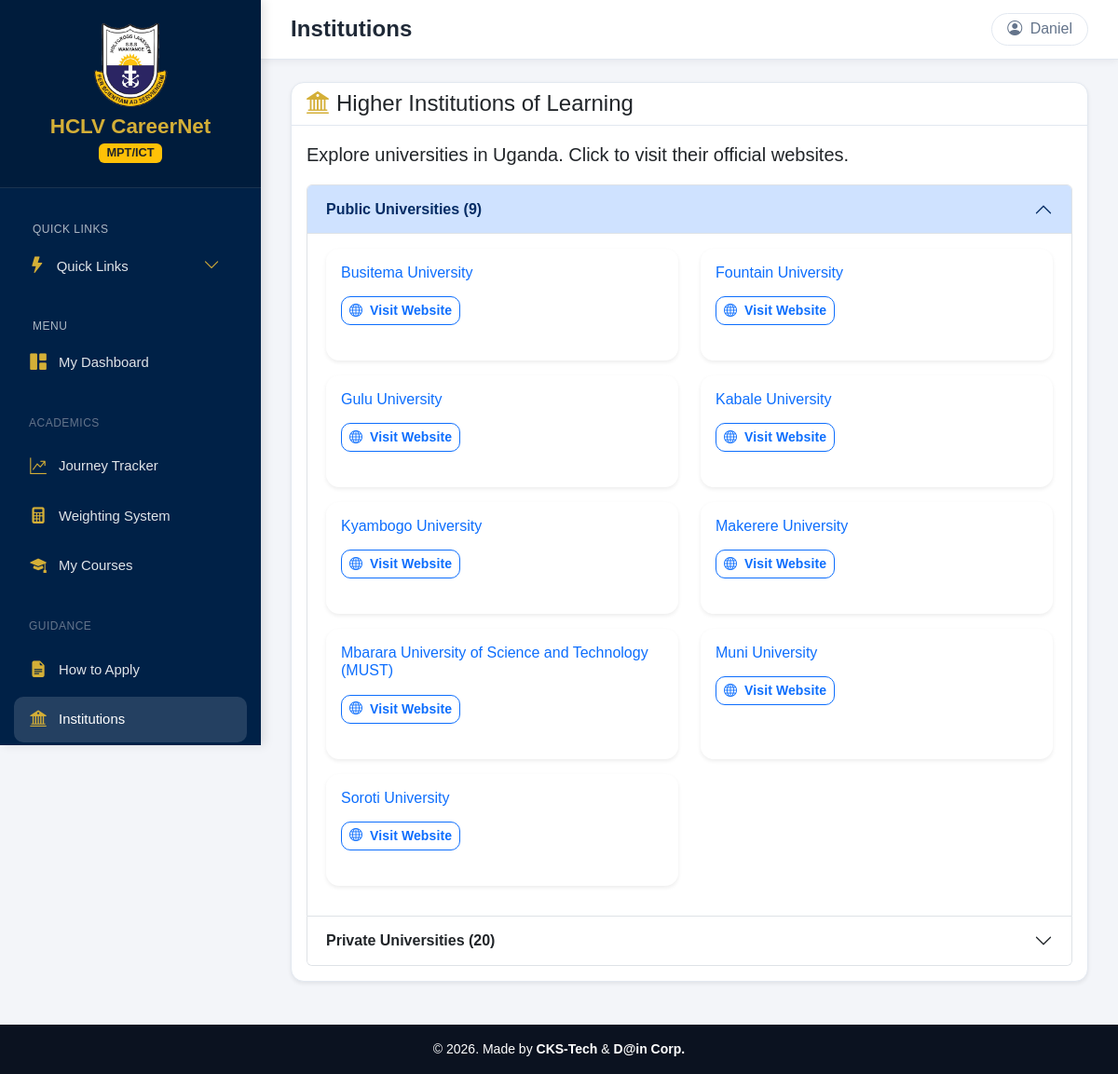
Screenshot of /student/about_institutions (signed in) with the database file from the repository.
### models.py (models this page shows)
class SiteContent(db.Model):
    id = db.Column(db.Integer, primary_key=True)
    key = db.Column(db.String(100), unique=True, nullable=False)
    value = db.Column(db.Text)

class Student(db.Model):
    id = db.Column(db.Integer, primary_key=True)
    name = db.Column(db.String(150))
    gender = db.Column(db.String(1))
    combination = db.Column(db.String(50), default='N/A')
    o_level_json = db.Column(db.Text, default='{}')
    a_level_json = db.Column(db.Text, default='{}')
    subsidiaries = db.Column(db.Integer, default=0)
    user_id = db.Column(db.Integer, db.ForeignKey('user.id'), nullable=True)
    class_level = db.Column(db.String(10))
    campus_choices = db.Column(db.Text, default='[]')
    course_wishes = db.Column(db.Text, default='[]')
    email = db.Column(db.String(100))
    phone = db.Column(db.String(20))
    theme_pref = db.Column(db.Text, default='{"type":"light"}')
    records = db.relationship('AcademicRecord', backref='student_profile', lazy=True, cascade="all, delete-orphan")

class User(UserMixin, db.Model):
    id = db.Column(db.Integer, primary_key=True)
    username = db.Column(db.String(100), unique=True, nullable=False)
    password = db.Column(db.String(150), nullable=False)
    role = db.Column(db.String(20), default='Student')
    theme_pref = db.Column(db.Text, default='{"type":"light"}')
    profile = db.relationship('Student', backref='user', uselist=False, cascade="all, delete-orphan")

class University(db.Model):
    id = db.Column(db.Integer, primary_key=True)
    name = db.Column(db.String(150), unique=True, nullable=False)
    website = db.Column(db.String(255))
    uni_type = db.Column(db.String(20))

### routes/student.py (the view)
@student_bp.route('/about_institutions')
@login_required
def about_institutions():
    universities = University.query.order_by(University.uni_type, University.name).all()
    return render_template('student/about_institutions.html', universities=universities)

### models.py (called while the page is built)
@login_manager.user_loader
def load_user(user_id):
    return db.session.get(User, int(user_id))

### utils.py (called while the page is built)
def calculate_combination_code(student):
    if not student.a_level_json: return "N/A"
    subjects = json.loads(student.a_level_json)
    principals = []
    subsidiary_code = ""
    subs_map = {"Subsidiary ICT": "ICT", "Subsidiary Mathematics": "SM"}
    for subj in subjects:
        if subj in subs_map: subsidiary_code = subs_map[subj]
        elif subj != "General Paper": principals.append(subj[0].upper())
    if not principals: return "N/A"
    principals.sort()
    code = "".join(principals)
    if subsidiary_code: code += f"/{subsidiary_code}"
    return code

### templates/student/about_institutions.html (shortened to what this page needs)
{% extends "base.html" %}
{% block page_title %}Institutions{% endblock %}
{% block app_content %}
<div class="card shadow-sm">
    <div class="card-header bg-transparent">
        <h4 class="mb-0"><i class="bi bi-bank2 me-2 text-gold"></i>Higher Institutions of Learning</h4>
    </div>
    <div class="card-body">
        <p class="lead">Explore universities in Uganda. Click to visit their official websites.</p>
        {% set groups = {'Public': [], 'Private': []} %}
        {% for uni in universities %}
            {% if uni.uni_type in groups %}
                {% set _ = groups[uni.uni_type].append(uni) %}
            {% endif %}
        {% endfor %}
        <div class="accordion" id="uniAccordion">
            <div class="accordion-item">
                <h2 class="accordion-header">
                    <button class="accordion-button" type="button" data-bs-toggle="collapse" data-bs-target="#publicUni">
                        <strong>Public Universities ({{ groups['Public']|length }})</strong>
                    </button>
                </h2>
                <div id="publicUni" class="accordion-collapse collapse show" data-bs-parent="#uniAccordion">
                    <div class="accordion-body">
                        <div class="row">
                            {% for uni in groups['Public'] %}
                            <div class="col-md-6 mb-3">
                                <div class="card h-100 border-0 shadow-sm">
                                    <div class="card-body">
                                        <h6 class="text-primary">{{ uni.name }}</h6>
                                        <p class="small text-muted mb-0">
                                            <a href="{{ uni.website }}" target="_blank" class="btn btn-sm btn-outline-primary mt-2">
                                                <i class="bi bi-globe me-1"></i> Visit Website
                                            </a>
                                        </p>
                                    </div>
                                </div>
                            </div>
                            {% else %}
                            <p class="text-muted">No public universities listed.</p>
                            {% endfor %}
                        </div>
                    </div>
                </div>
            </div>
            <div class="accordion-item">
                <h2 class="accordion-header">
                    <button class="accordion-button collapsed" type="button" data-bs-toggle="collapse" data-bs-target="#privateUni">
                        <strong>Private Universities ({{ groups['Private']|length }})</strong>
                    </button>
                </h2>
            </div>
        </div>
    </div>
</div>
{% endblock %}

### templates/base.html (shortened to what this page needs)
<!DOCTYPE html>
<html lang="en" class="scroll-smooth">
<head>
    <link href="https://cdn.jsdelivr.net/npm/bootstrap@5.3.0/dist/css/bootstrap.min.css" rel="stylesheet">
    <link rel="stylesheet" href="https://cdn.jsdelivr.net/npm/bootstrap-icons@1.10.0/font/bootstrap-icons.css">
</head>
<body>
    {% if request.endpoint in ['auth.login', 'index', 'auth.register', 'auth.forgot_password', 'auth.verify_reset_code', 'auth.reset_password'] %}
    <canvas id="particle-canvas"></canvas>
    <div class="login-body">
        <div class="container">
            <div class="row justify-content-center align-items-center" style="height: 100vh;">
                <div class="col-12 col-md-8 col-lg-5">
                    {% with messages = get_flashed_messages() %}
                        {% if messages %}
                            <div class="mb-3">
                                {% for message in messages %}
                                    <div class="alert alert-danger py-2 small">{{ message }}</div>
                                {% endfor %}
                            </div>
                        {% endif %}
                    {% endwith %}
                    {% block content %}{% endblock %}
                </div>
            </div>
        </div>
    </div>
    {% else %}
    <nav class="sidebar" id="sidebar">
        <div class="sidebar-brand">
            <img src="{{ url_for('static', filename='logo.png') }}" alt="" width="80px">
            <h3 class="mt-2 editable" data-key="site_title">{{ site_content.get('site_title', 'HCLV CareerNet') }}</h3>
            {% if current_user.role == 'Student' and combination_code %}
            <span class="badge bg-warning text-dark mt-1" style="font-size: 0.8em;">{{ combination_code }}</span>
            {% endif %}
        </div>
        <div class="sidebar-menu">
            <div class="sidebar-heading text-uppercase">Quick Links</div>
            <div class="sidebar-section mb-3">
                <a href="#" class="sidebar-link d-flex justify-content-between align-items-center"
                   data-bs-toggle="collapse" data-bs-target="#quickLinksContent"
                   aria-expanded="false" aria-controls="quickLinksContent">
                    <span><i class="bi bi-lightning-fill me-2"></i> Quick Links</span>
                    <i class="bi bi-chevron-down collapse-indicator"></i>
                </a>
            </div>
            <div class="sidebar-heading text-uppercase">Menu</div>
            {% if current_user.role == 'Student' %}
                <a href="{{ url_for('student.portal') }}" class="sidebar-link {% if request.endpoint == 'student.portal' %}active{% endif %}">
                    <i class="bi bi-grid-1x2-fill"></i> My Dashboard
                </a>
                <div class="sidebar-heading text-muted small mb-2 mt-3 ps-3 text-uppercase">Academics</div>
                <a href="{{ url_for('student.tracker') }}" class="sidebar-link {% if request.endpoint == 'student.tracker' %}active{% endif %}">
                    <i class="bi bi-graph-up-arrow"></i> Journey Tracker
                </a>
                <a href="{{ url_for('student.weighting_system') }}" class="sidebar-link {% if request.endpoint == 'student.weighting_system' %}active{% endif %}">
                    <i class="bi bi-calculator-fill"></i> Weighting System
                </a>
                <a href="{{ url_for('student.my_courses') }}" class="sidebar-link {% if request.endpoint == 'student.my_courses' %}active{% endif %}">
                    <i class="bi bi-mortarboard-fill"></i> My Courses
                </a>
                <div class="sidebar-heading text-muted small mb-2 mt-3 ps-3 text-uppercase">Guidance</div>
                <a href="{{ url_for('student.how_to_apply') }}" class="sidebar-link {% if request.endpoint == 'student.how_to_apply' %}active{% endif %}">
                    <i class="bi bi-file-earmark-text-fill"></i> How to Apply
                </a>
                <a href="{{ url_for('student.about_institutions') }}" class="sidebar-link {% if request.endpoint == 'student.about_institutions' %}active{% endif %}">
                    <i class="bi bi-bank2"></i> Institutions
                </a>
            {% endif %}
        </div>
    </nav>
    <div class="main-area">
        <div class="topbar">
            <div class="d-flex align-items-center">
                <div class="page-header">
                    <h4 class="mb-0">{% block page_title %}Dashboard{% endblock %}</h4>
                </div>
            </div>
            <div class="d-flex align-items-center">
                <span class="user-badge d-none d-md-inline-block bg-light bg-opacity-10 px-3 py-1 rounded-pill">
                    <i class="bi bi-person-circle me-1"></i> {{ current_user.username }}
                </span>
            </div>
        </div>
        <div class="content-wrapper">
            {% block app_content %}{% endblock %}
        </div>
    </div>
    {% endif %}
    <footer class="site-footer text-center py-3 mt-auto" style="background:#0b1220; color:#fff; font-size:14px;">
        <div class="container">
            <p class="mb-0">&copy; {{ now.year if now else 2026 }}. Made by <a href="mailto:kephache55@gmail.com?subject=From%20HCLVCareernet" target="_blank" style="color:#fff;text-decoration:none;font-weight:600;">CKS-Tech</a> &amp; <a href="mailto:ellaish27@gmail.com?subject=From%20HCLVCareernet" target="_blank" style="color:#fff;text-decoration:none;font-weight:600;">D@in Corp.</a></p>
        </div>
    </footer>
</body>
</html>

### rows the page displays
SiteContent: get "HCLV CareerNet"
Student: combination "MPT/ICT"
User: username "Daniel"
University: name "Busitema University"
University: name "Fountain University"
University: name "Gulu University"
University: name "Kabale University"
University: name "Kyambogo University"
University: name "Makerere University"
University: name "Mbarara University of Science and Technology (MUST)"
University: name "Muni University"
University: name "Soroti University"

### other values shown
{{ groups['Public']|length }} "9"
{{ groups['Private']|length }} "20"
